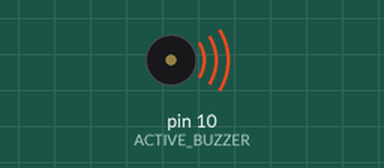
Simulated run of this sketch. Board: Arduino Uno, built with avr-gcc and run on an emulated ATmega328P. On the bench: buzzer (waves = sounding, pin HIGH).

Above: at 0.1 s.
At 3.1 s:
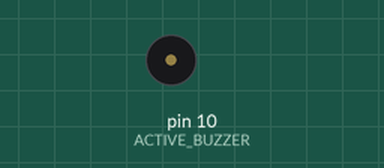
Timing chart, 0 to 4.6 s (numbered marks = the images above):
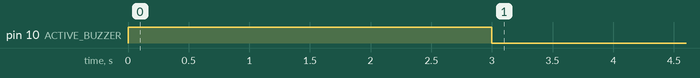

The sketch:

349_1.ino
```cpp
// p.199

const int ACTIVE_BUZZER = 10;

void setup() {
  pinMode(ACTIVE_BUZZER, OUTPUT);

  digitalWrite(ACTIVE_BUZZER, HIGH);
  delay(3000);
  digitalWrite(ACTIVE_BUZZER, LOW);
}

void loop() {

}
```
